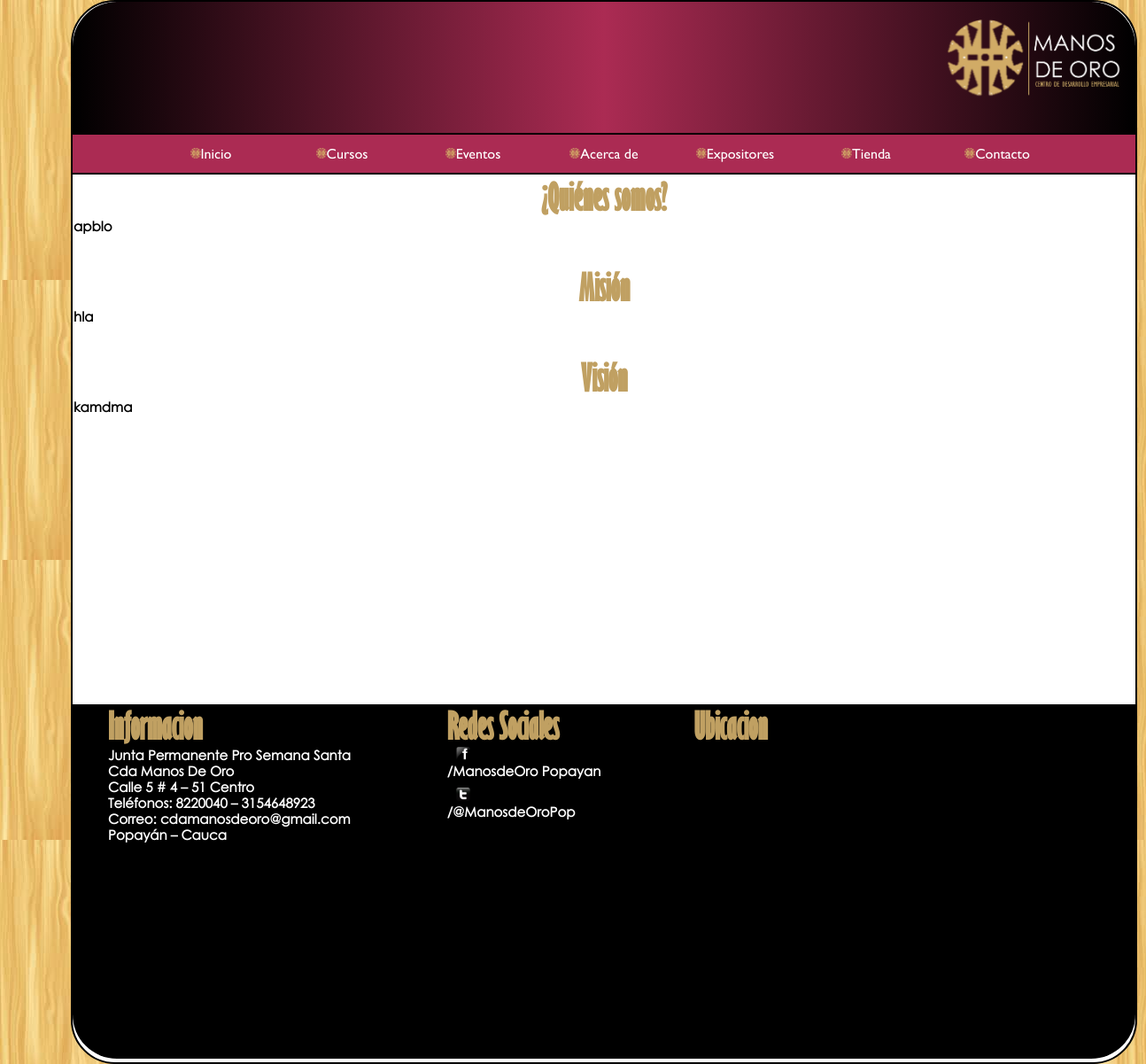
Screenshot of /Interfaces/acerca.php with the database file from the repository.
### tables this page shows
CREATE TABLE IF NOT EXISTS `noticias` (
`idNoticia` int(11) NOT NULL,
  `titulo` varchar(150) NOT NULL,
  `contenido` text NOT NULL
);

### Librerias/Datasource.php (called while the page is built, shortened)
<?php
class Datasource {
        var $dbLink;
       function Datasource($dbHost, $dbName, $dbuser, $dbpasswd) {
                $this->dbLink = mysql_connect ($dbHost, $dbuser, $dbpasswd);
	}
        function execute($sql) {
                $result = mysql_query($sql, $this->dbLink);
                return $result;
        }
        function nextRow ($result) {
                $row = mysql_fetch_array($result);
                return $row;
        }
        function checkErrors($sql) {
                $err=mysql_error();
                $errno=mysql_errno();
                if($errno) {
                        $message = "The following SQL command ".$sql." caused Database error: ".$err.".";
                        print "Unrecowerable error has occurred. All data will be logged.";
                        print "Please contact System Administrator for help! \n";
                        print " ".$message." \n";
                        exit;
                } else {
                        return;
                }
        }
}
?>

### Librerias/NoticiasDao.php (called while the page is built, shortened)
<?php
class NoticiasDao {
    function createValueObject() {
          return new Noticias();
    }
    function getObject($conn, $idNoticia) {
          $valueObject = $this->createValueObject();
          $valueObject->setIdNoticia($idNoticia);
          $this->load($conn, $valueObject);
          return $valueObject;
    }
    function load($conn, $valueObject) {
          $sql = "SELECT * FROM noticias WHERE (idNoticia = ".$valueObject->getIdNoticia().") ";
          if ($this->singleQuery($conn, $sql, $valueObject))
               return true;
          else
               return false;
    }
    function singleQuery($conn, $sql, $valueObject) {
          $result = $conn->execute($sql);
          if ($row = $conn->nextRow($result)) {
                   $valueObject->setIdNoticia($row[0]);
                   $valueObject->setTitulo($row[1]);
                   $valueObject->setContenido($row[2]);
          } else {
               return false;
          }
          return true;
    }
}
?>

### Librerias/Noticias.php (called while the page is built, shortened)
<?php
class Noticias {
    var $idNoticia;
    var $titulo;
    var $contenido;
    function getIdNoticia() {
          return $this->idNoticia;
    }
    function setIdNoticia($idNoticiaIn) {
          $this->idNoticia = $idNoticiaIn;
    }
    function getTitulo() {
          return $this->titulo;
    }
    function setTitulo($tituloIn) {
          $this->titulo = $tituloIn;
    }
    function getContenido() {
          return $this->contenido;
    }
    function setContenido($contenidoIn) {
          $this->contenido = $contenidoIn;
    }
}
?>

### Interfaces/acerca.php (the view, shortened to what this page needs)
<!DOCTYPE html>
<html>
	<head>
				<link rel="stylesheet" href="../css/diseno.css">
	</head>
	<body  onload="initialize()">
		<div id="contenedor">
			<header>
				<div id="img_fon">
					<img src="../imgs/logo1.png" id="logo_cabecera">
				</div>
			</header>
				<nav>
					<center>
					<ul>
						<li onclick="ir_inicio()"> <img id="logo_nav" src="../imgs/logo.png">Inicio</li>
					<li onclick="ir_cursos()"> <img id="logo_nav" src="../imgs/logo.png">Cursos</li>
					<li onclick="ir_eventos()"> <img id="logo_nav" src="../imgs/logo.png">Eventos</li>
					<li onclick="ir_acerca()"> <img id="logo_nav" src="../imgs/logo.png">Acerca de</li>
					<li onclick="ir_expositores()"> <img id="logo_nav" src="../imgs/logo.png">Expositores</li>
					<li onclick="ir_tienda()"> <img id="logo_nav" src="../imgs/logo.png">Tienda</li>
					<li onclick="ir_contacto()"> <img id="logo_nav" src="../imgs/logo.png">Contacto</li>
					</ul>
					</center>
				</nav>
				<section id="sec2">
					<?php
						include_once("../Librerias/Datasource.php");
						include_once("../Librerias/NoticiasDao.php");
						include_once("../Librerias/Noticias.php");
						$conn=new Datasource($dbhost,$dbName,$dbUser,$dbPassword);
						?>
						<?php
						$ndao=new NoticiasDao();
						$somos=$ndao->getObject($conn,1);
						$mision=$ndao->getObject($conn,2);
						$vision=$ndao->getObject($conn,3);
						echo("<center><h2 id='titulos_footer'>".utf8_encode($somos->getTitulo())."</h2></center><center><h3 id='strings_editar'>".$somos->getContenido()."</h3></center>");
						echo ("<br>");
						echo ("<br>");
						echo("<center><h2 id='titulos_footer'>".utf8_encode($mision->getTitulo())."</h2></center><center><h3 id='strings_editar'>".$mision->getContenido()."</h3></center>");
						echo ("<br>");
						echo ("<br>");
						echo("<center><h2 id='titulos_footer'>".utf8_encode($vision->getTitulo())."</h2></center><center><h3 id='strings_editar'>".$vision->getContenido()."</h3></center>");
						?>
				</section>
			<footer>
				<div style="float: left; width: 33%;">
						<h1 id="titulos_footer">Informacion</h1>
						<h1 id="strings_footer">Junta Permanente Pro Semana Santa</h1>
						<h1 id="strings_footer">Cda Manos De Oro</h1>
						<h1 id="strings_footer">Calle 5 # 4 – 51 Centro</h1>
						<h1 id="strings_footer">Teléfonos: 8220040 – 3154648923</h1>
						<h1 id="strings_footer">Correo: cdamanosdeoro@gmail.com</h1>
						<h1 id="strings_footer">Popayán – Cauca</h1>
				</div>
				<div style="float: left; width: 23%;">
						<h1 id="titulos_footer">Redes Sociales</h1>
						<div id="foot_face">
							<a onclick="ir_facebook()"><img src="../imgs/facebook.png" id="logo_redes"></a>
							<h1 id="strings_footer">/ManosdeOro Popayan</h1>
						</div>
						<br>
						<div id="foot_twiter">
						<a onclick="ir_twiter()"><img src="../imgs/twiter.png" id="logo_redes"></a>
						<h1 id="strings_footer">/@ManosdeOroPop</h1>
						</div>
				</div>
				<div style="float: right; width: 43%;">
						<h1 id="titulos_footer">Ubicacion</h1>
						 <div id="map_canvas" style="width:auto; height:300px; margin-right:10px"></div>
			</footer>
		</div>
	</body>
</html>

### css/diseno.css (style rules this page uses)
* { margin : 0px; padding : 0px; }
header, nav, section, aside, footer { display : block; -moz-box-sizing: border-box; -webkit-box-sizing: border-box; -ms-box-sizing: border-box; -o-box-sizing: border-box; }
body { padding-left: 80px; padding-right: 80px; background-image: url("../imgs/fondo_madera.jpg"); }
#contenedor { margin: 0 auto; position: relative; height: auto; width: 1200px; -moz-border-radius: 50px 50px 50px 50px; -webkit-border-radius: 50px 50px 50px 50px; border-style: solid; border-width: 2px; border-color: #000; background: #fff; }
header { height: 150px; background : -moz-linear-gradient(left, #000000,#AB2B53, #000000); background : -webkit-linear-gradient(left, #000000,#AB2B53, #000000); -moz-border-radius: 50px 50px 0px 0px; -webkit-border-radius: 50px 50px 0px 0px; border-style: solid; border-width: 2px; border-color: #000000; border-right: none; border-top: none; border-left: none; }
nav { width: auto; height: auto; border-style: solid; border-width: 2px; border-color: #AB2B53; border-left: none; border-right: none; }
nav ul { background : #AB2B53; }
nav li { width: 10%; font-family:GillSansMT; display: inline-block; list-style: none; cursor: pointer; color: #ffffff; border-style: solid; border-width: 2px; border-color: #AB2B53; border-top: none; border-bottom: none; text-align: center; padding: 10px; padding-right: none; }
section { width: auto; height: 505px; background: #ffffff; color: #000000; border-style: solid; border-width: 2px; border-color: #000000; border-left: none; border-bottom: none; border-right: none; padding: 1px; }
#sec2 { width: 80%; float: left; background: #ffffff; color: #000000; width: 100%; height: 600px; border-style: solid; border-width: 2px; border-color: #000000; border-left: none; border-bottom: none; border-right: none; padding: 1px; }
footer { display: inline-block; list-style: none; padding-left: 40px; font-family:GillSansMT; font-size: 9px; color: #ffffff; width: 100%; height: 400px; background : #000000; clear : both; -moz-border-radius: 0px 0px 50px 50px; -webkit-border-radius: 0px 0px 50px 50px; }
#logo_cabecera { height: 90%; width: 19%; float: right; }
#logo_nav { height: 10%; width: 10%; }
#logo_redes { margin-left: 10px; cursor: pointer; height: 53%; width: 99%; }
#logo_redes { margin-left: 10px; cursor: pointer; height: 53%; width: 6%; }
#titulos_footer { font-family:GillSansMTCondensed; color: #C0A062; font-size: 40px; text-decoration: none; }
#strings_footer { font-family: CenturyGothicNormal; color: #ffffff; font-size: 15px; }
#strings_editar { font-family: CenturyGothicNormal; color: #000; font-size: 15px; text-align: justify; }
#img_fon { width: auto; height: auto; padding-top: 20px; padding-left: 80px; }

### rows the page displays
noticias: titulo "¿Quiénes somos?", contenido "apblo"
noticias: titulo "Misión", contenido "hla"
noticias: titulo "Visión", contenido "kamdma"
